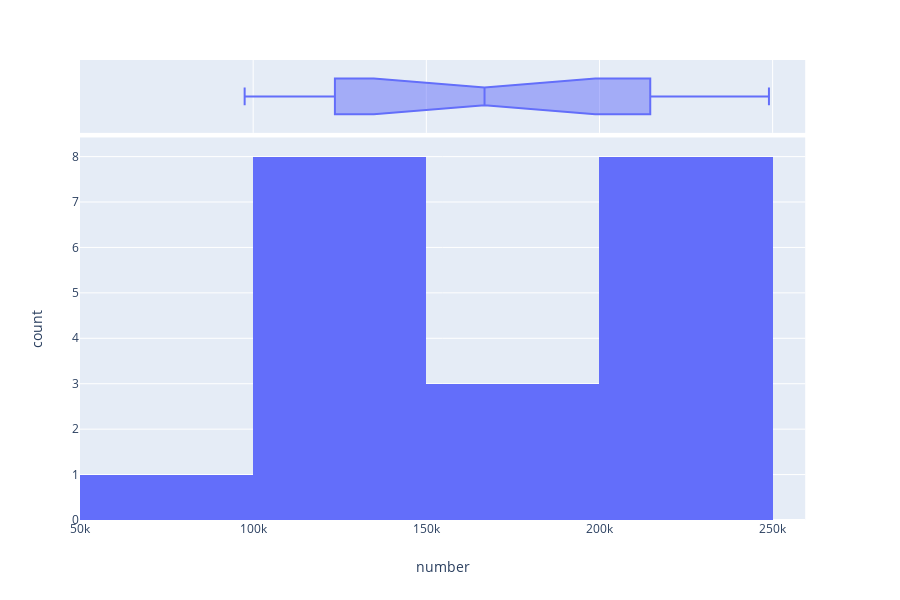

The notebook cell saved with this chart:
### Markdown cell above
Conclusion:

- The regression model only shows an 0.04 R-squared value based on the total of each year

### Code cell
from scipy.stats import shapiro

stat, p = shapiro(YEAR['number'])
print('Statistics=%.3f, p=%.3f' % (stat, p))

alpha = 0.05
if p > alpha:
	print('DISTRIBUTION = Sample looks Gaussian (fail to reject H0)')
else:
	print('DISTRIBUTION = Sample does not look Gaussian (reject H0)')
    
stats.f_oneway(YEAR['number'], YEAR['year'])

if p > alpha:
	print('F_OneWay TEST = There is no significance in the relation between Years and Number of Fires')
else:
	print('F_OneWay TEST = There is significance in the relation between Years and Number of Fires')
    
stats.kruskal(YEAR['number'], YEAR['year'])
if p > alpha:
	print('KRUSKAL TEST = There is no significance in the relation between Years and Number of Fires')
else:
	print('KRUSKAL TEST = There is significance in the relation between Years and Number of Fires')

fig = px.histogram(YEAR, x="number",
                   marginal="box", 
                   hover_data=YEAR.columns)
fig.show()

### Figure 1 — Plotly figure (JSON) as saved in the notebook; plotly's stock layout.template omitted (floating-point values rounded to 4 significant figures)
{"data": [{"alignmentgroup": "True", "bingroup": "x", "hoverlabel": {"namelength": 0}, "hovertemplate": "number=%{x}<br>count=%{y}", "legendgroup": "", "marker": {"color": "#636efa"}, "name": "", "offsetgroup": "", "orientation": "v", "showlegend": false, "type": "histogram", "x": [123881, 132526, 97541, 137926, 220015, 208476, 248928, 224294, 123327, 206412, 117993, 111763, 223228, 131271, 163353, 105572, 170259, 209296, 171132, 246289], "xaxis": "x", "yaxis": "y"}, {"alignmentgroup": "True", "customdata": [[1998, 123881, 168700.0, 50490.0], [1999, 132526, 168700.0, 50490.0], [2000, 97541, 168700.0, 50490.0], [2001, 137926, 168700.0, 50490.0], [2002, 220015, 168700.0, 50490.0], [2003, 208476, 168700.0, 50490.0], [2004, 248928, 168700.0, 50490.0], [2005, 224294, 168700.0, 50490.0], [2006, 123327, 168700.0, 50490.0], [2007, 206412, 168700.0, 50490.0], [2008, 117993, 168700.0, 50490.0], [2009, 111763, 168700.0, 50490.0], [2010, 223228, 168700.0, 50490.0], [2011, 131271, 168700.0, 50490.0], [2012, 163353, 168700.0, 50490.0], [2013, 105572, 168700.0, 50490.0], [2014, 170259, 168700.0, 50490.0], [2015, 209296, 168700.0, 50490.0], [2016, 171132, 168700.0, 50490.0], [2017, 246289, 168700.0, 50490.0]], "hoverlabel": {"namelength": 0}, "hovertemplate": "number=%{customdata[1]}<br>year=%{customdata[0]}<br>MEAN=%{customdata[2]}<br>SD=%{customdata[3]}", "legendgroup": "", "marker": {"color": "#636efa"}, "name": "", "notched": true, "offsetgroup": "", "showlegend": false, "type": "box", "x": [123881, 132526, 97541, 137926, 220015, 208476, 248928, 224294, 123327, 206412, 117993, 111763, 223228, 131271, 163353, 105572, 170259, 209296, 171132, 246289], "xaxis": "x2", "yaxis": "y2"}], "layout": {"barmode": "relative", "height": 600, "legend": {"tracegroupgap": 0}, "margin": {"t": 60}, "xaxis": {"anchor": "y", "domain": [0, 0.98], "title": {"text": "number"}}, "xaxis2": {"anchor": "y2", "domain": [0, 0.98], "matches": "x", "showgrid": true, "showticklabels": false}, "yaxis": {"anchor": "x", "domain": [0, 0.8316], "title": {"text": "count"}}, "yaxis2": {"anchor": "x2", "domain": [0.8416, 1], "matches": "y2", "showgrid": false, "showticklabels": false}}}
